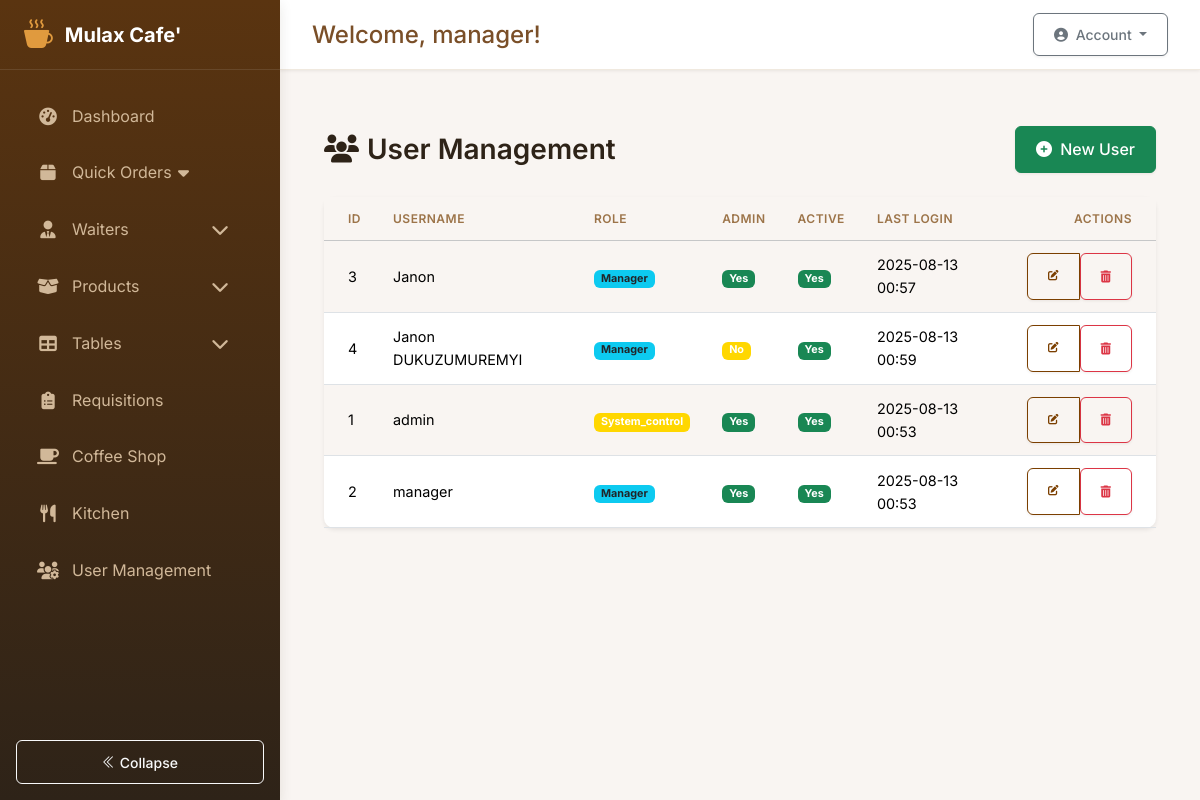
/auth/admin/users (signed in), run on the app's committed database.
### app/models.py (models this page shows, shortened)
class User(db.Model, UserMixin):
    __tablename__ = 'users'
    id = db.Column(db.Integer, primary_key=True)
    username = db.Column(db.String(80), unique=True, nullable=False)
    password_hash = db.Column(db.String(128))
    role = db.Column(db.String(20), default='employee')  # Possible values: 'system_control', 'manager', 'employee'
    is_admin = db.Column(db.Boolean, default=False)
    active = db.Column(db.Boolean, default=True)
    created_at = db.Column(db.DateTime, default=lambda: datetime.now(pytz.timezone('Africa/Kigali')))
    last_login = db.Column(db.DateTime)
    must_change_password = db.Column(db.Boolean, default=True)
    current_shift_id = db.Column(db.Integer, db.ForeignKey('shifts.id'))
    current_shift = db.relationship('Shift', back_populates='users')
    attendances = db.relationship('Attendance', back_populates='user')
    stock_movements = db.relationship('StockMovement', back_populates='user')
    requisitions = db.relationship(
        'Requisition',
        back_populates='requester',
        foreign_keys='[Requisition.user_id]'
    )
    approved_requisitions = db.relationship(
        'Requisition',
        back_populates='approver',
        foreign_keys='[Requisition.approved_by]'
    )
    coffee_sales = db.relationship('CoffeeSale', back_populates='recorder')
    orders_recorded = db.relationship('Order', back_populates='recorder', foreign_keys='[Order.recorded_by]')
    orders_served = db.relationship('Order', back_populates='server', foreign_keys='[Order.served_by]')
    orders_created = db.relationship('Order', back_populates='user', foreign_keys='Order.user_id')
    def is_employee(self):
        return self.role == 'employee'
    def get_current_shift(self):
        if self.is_admin or self.is_system_control():
            return None  # Admins can see all shifts
        return self.current_shift

### app/auth/auth.py (the view)
@bp.route('/admin/users')
@login_required
def manage_users():
    users = User.query.order_by(User.username).all()
    for user in users:
        if user.last_login:
            user.formatted_last_login = user.last_login.strftime('%Y-%m-%d %H:%M')
        else:
            user.formatted_last_login = None
    return render_template('auth/manage_users.html', users=users)

### app/templates/auth/manage_users.html (shortened to what this page needs)
{% extends 'base.html' %}
{% block content %}
<div class="container mt-4">
    <div class="d-flex justify-content-between align-items-center mb-4">
        <h3 class="mb-0"><i class="fas fa-users me-2"></i>User Management</h3>
        <a href="{{ url_for('auth.create_user') }}" class="btn btn-success">
            <i class="fas fa-plus-circle me-1"></i> New User
        </a>
    </div>
    <div class="card shadow-sm">
        <div class="card-body p-0">
            <div class="table-responsive">
                <table class="table table-hover table-striped mb-0">
                    <thead class="table-light">
                        <tr>
                            <th class="ps-4">ID</th>
                            <th>Username</th>
                            <th>Role</th>
                            <th>Admin</th>
                            <th>Active</th>
                            <th>Last Login</th>
                            <th class="text-end pe-4">Actions</th>
                        </tr>
                    </thead>
                    <tbody>
                    {% for user in users %}
                        <tr>
                            <td class="ps-4">{{ user.id }}</td>
                            <td>{{ user.username }}</td>
                            <td>
                                <span class="badge
                                    {% if user.role == 'admin' %}bg-primary
                                    {% elif user.role == 'manager' %}bg-info text-dark
                                    {% elif user.role == 'waiter' %}bg-warning text-dark
                                    {% else %}bg-secondary
                                    {% endif %}">
                                    {{ user.role|title }}
                                </span>
                            </td>
                            <td>
                                <span class="badge bg-{% if user.is_admin %}success{% else %}secondary{% endif %}">
                                    {{ 'Yes' if user.is_admin else 'No' }}
                                </span>
                            </td>
                            <td>
                                <span class="badge bg-{% if user.active %}success{% else %}danger{% endif %}">
                                    {{ 'Yes' if user.active else 'No' }}
                                </span>
                            </td>
                            <td>{{ user.last_login.strftime('%Y-%m-%d %H:%M') if user.last_login else '-' }}</td>
                            <td class="text-end pe-4">
                                <div class="btn-group btn-group-sm" role="group">
                                    <a href="{{ url_for('auth.edit_user', user_id=user.id) }}"
                                       class="btn btn-outline-primary"
                                       title="Edit"
                                       data-bs-toggle="tooltip">
                                    </a>
                                    <form method="POST"
                                          action="{{ url_for('auth.delete_user', user_id=user.id) }}"
                                          class="d-inline"
                                          onsubmit="return confirm('Are you sure you want to delete this user?');">
                                        <button type="submit"
                                                class="btn btn-outline-danger"
                                                title="Delete"
                                                data-bs-toggle="tooltip">
                                            <i class="fas fa-trash-alt fa-xs"></i>
                                        </button>
                                    </form>
                                </div>
                            </td>
                        </tr>
                    {% else %}
                        <tr>
                            <td colspan="7" class="text-center py-4 text-muted">No users found</td>
                        </tr>
                    {% endfor %}
                    </tbody>
                </table>
            </div>
        </div>
    </div>
</div>
{% endblock %}

### app/templates/base.html (shortened to what this page needs)
<!DOCTYPE html>
<html lang="en">
<head>
    <link rel="stylesheet" href="https://cdn.jsdelivr.net/npm/bootstrap-icons@1.11.1/font/bootstrap-icons.css">
    <link href="https://cdn.jsdelivr.net/npm/bootstrap@5.3.2/dist/css/bootstrap.min.css" rel="stylesheet">
    <link href="{{ url_for('static', filename='css/styles.css') }}" rel="stylesheet">
    <link rel="stylesheet" href="https://cdnjs.cloudflare.com/ajax/libs/font-awesome/6.5.2/css/all.min.css">
    <link rel="stylesheet" href="https://cdn.datatables.net/1.11.5/css/dataTables.bootstrap5.min.css">
</head>
<body>
    {% if current_user.is_authenticated %}
        <div class="app-container">
            <aside class="sidebar" id="sidebar">
                <div class="sidebar-header">
                    <a href="#" class="sidebar-brand">
                        <i class="bi bi-cup-hot-fill"></i>
                        <span>Mulax Cafe'</span>
                    </a>
                </div>
                <div class="sidebar-nav-container">
                    <ul class="sidebar-nav">
                        {% if current_user.role in ['admin', 'manager'] %}
                            <li class="nav-item">
                                <a class="sidebar-nav-link" href="{{ url_for('main.dashboard') }}">
                                    <i class="fas fa-tachometer-alt"></i><span>Dashboard</span>
                                </a>
                            </li>
                        {% endif %}
                        <li class="nav-item">
                            <a class="sidebar-nav-link collapsed" href="#" data-bs-toggle="collapse" data-bs-target="#ordersMenu" aria-expanded="false">
                                <i class="fas fa-box"></i><span>Quick Orders</span>
                                <i class="fas fa-caret-down float-end"></i>
                            </a>
                        </li>
                        {% if current_user.role in ['admin', 'manager'] %}
<li class="nav-item">
    <a class="sidebar-nav-link d-flex align-items-center" href="#waitersSubmenu" data-bs-toggle="collapse" role="button" aria-expanded="false" aria-controls="waitersSubmenu">
        <i class="fas fa-user-tie"></i>
        <span>Waiters</span>
        <i class="fas fa-chevron-down ms-auto menu-toggle"></i>
    </a>
</li>
{% endif %}
                        <li class="nav-item">
                            <a class="sidebar-nav-link d-flex align-items-center" href="#productSubmenu" data-bs-toggle="collapse" role="button" aria-expanded="false" aria-controls="productSubmenu">
                                <i class="fas fa-box-open"></i>
                                <span>Products</span>
                                <i class="fas fa-chevron-down ms-auto menu-toggle"></i>
                            </a>
                        </li>
                        <li class="nav-item">
                            <a class="sidebar-nav-link d-flex align-items-center" href="#tablesSubmenu" data-bs-toggle="collapse" role="button" aria-expanded="false" aria-controls="tablesSubmenu">
                                <i class="fas fa-table"></i>
                                <span>Tables</span>
                                <i class="fas fa-chevron-down ms-auto menu-toggle"></i>
                            </a>
                        </li>
                        <li class="nav-item">
                            <a class="sidebar-nav-link" href="{{ url_for('requisitions.list_requisitions') }}">
                                <i class="fas fa-clipboard-list"></i><span>Requisitions</span>
                            </a>
                        </li>
                        <li class="nav-item">
                            <a class="sidebar-nav-link" href="{{ url_for('coffee.list_sales') }}">
                                <i class="fas fa-coffee"></i><span>Coffee Shop</span>
                            </a>
                        </li>
                        <li class="nav-item">
                            <a class="sidebar-nav-link" href="{{ url_for('kitchen.inventory') }}">
                                <i class="fas fa-utensils"></i><span>Kitchen</span>
                            </a>
                        </li>
                        {% if current_user.role in ['manager'] %}
                        <li class="nav-item">
                            <a class="sidebar-nav-link" href="{{ url_for('auth.manage_users') }}">
                                <i class="fas fa-users-cog"></i><span>User Management</span>
                            </a>
                        </li>
                        {% endif %}
                    </ul>
                </div>
                <div class="sidebar-footer p-3">
                    <button class="sidebar-toggle btn btn-sm btn-outline-light w-100" id="sidebarToggle">
                        <i class="bi bi-chevron-double-left"></i> <span>Collapse</span>
                    </button>
                </div>
            </aside>
            <main class="main-content" id="main-content">
                <div class="content-wrapper">
                    <div class="top-bar">
                        <div class="welcome-message">
                            <h4>Welcome, {{ current_user.username }}!</h4>
                        </div>
                        <div class="user-profile">
                            <div class="dropdown">
                                <button class="btn btn-sm btn-outline-secondary dropdown-toggle" type="button" id="dropdownMenuButton" data-bs-toggle="dropdown" aria-expanded="false">
                                    <i class="fas fa-user-circle me-1"></i> Account
                                </button>
                            </div>
                        </div>
                    </div>
                    <div class="content-container">
                        {% block content %}{% endblock %}
                    </div>
                </div>
            </main>
        </div>
    {% endif %}
</body>
</html>

### app/static/css/styles.css (style rules this page uses)
:root { --primary: #7B3F00; --secondary: #FFD700; --dark: #212529; --light: #F8F9FA; }
body { background-color: #f5f5f5; }
.btn-outline-primary { color: var(--primary); border-color: var(--primary); }
.bg-secondary { background-color: var(--secondary) !important; }
.card { border: none; box-shadow: 0 0.125rem 0.25rem rgba(0, 0, 0, 0.075); }
.table th { background-color: var(--light); }
.table-responsive { overflow-x: auto; }
.table { font-size: 0.9rem; }
.table th { white-space: nowrap; position: sticky; top: 0; background-color: #f8f9fa; }

### data on the page
User: username "manager", id "2", role "Manager", is_admin "Yes", active "Yes", last_login "2025-08-13 00:53"
User: id "3", username "Janon", role "Manager", is_admin "Yes", active "Yes", last_login "2025-08-13 00:57"
User: id "4", username "Janon DUKUZUMUREMYI", role "Manager", is_admin "No", active "Yes", last_login "2025-08-13 00:59"
User: id "1", username "admin", role "System_control", is_admin "Yes", active "Yes", last_login "2025-08-13 00:53"
